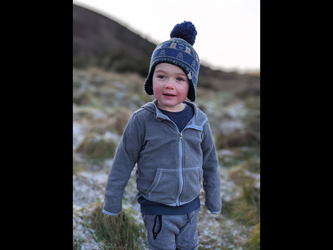
#> input picture 1.png, 333 x 250 px
$ python testeCommagens.py
#> lines starting #> are read from the running program, lines starting #| are printed output that depends on the picture
import numpy as np
import matplotlib.pyplot as plt
import matplotlib.animation as animation
from PIL import Image

# Função de interpolação linear
def linear_interpolation(j, x1, y1, x2, y2):
    x = x1 + (j+1) * (x2 - x1) / (num_frames_to_add  + 1)
    return y1 + (x - x1) * ((y2 - y1) / (x2 - x1))

# Frames originais (imagens)
image1 = Image.open("1.png") #seria o primeiro x,y
#> image1 is the input picture: PIL image 333x250 RGB; mean R, G, B 64.8, 66.5, 71
image2 = Image.open("2.png") #x2,y2
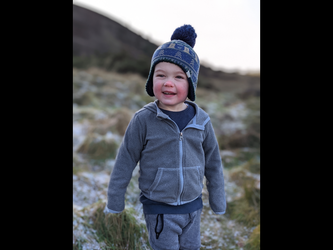
#> input picture 2.png, 333 x 250 px
#> image2 is the input picture: PIL image 333x250 RGB; mean R, G, B 65.1, 67, 71.6
image3 = Image.open("3.png") #x3, y3
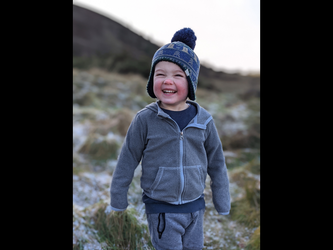
#> input picture 3.png, 333 x 250 px
#> image3 is the input picture: PIL image 333x250 RGB; mean R, G, B 65.2, 67.4, 72.2
#Eimage4 = Image.open("imagem4.jpg") #x4, y4


# Número de frames a adicionar entre cada par de frames originais
num_frames_to_add = 10


# Frames interpolados
interp_images = []
for i in range(num_frames_to_add):
    t = (i + 1) / (num_frames_to_add + 1)
    #t = linear_interpolation(j, )
    interp_image = Image.blend(image1, image2, t)
    interp_image2 = Image.blend(image2, image3, t)
    interp_image3 = Image.blend(image3, image2, t)
    interp_image4 = Image.blend(image2, image1, t)
    interp_images.append(interp_image)
    interp_images.append(interp_image2)
    interp_images.append(interp_image3)
    interp_images.append(interp_image4)
#> after the loop, interp_images = 40 items

# Função de atualização dos frames na animação
def update_frame(frame):
    plt.clf()

    # Plot da imagem original
    plt.imshow(image1)

    # Plot das imagens interpoladas
    if frame is not None:
        for i in range(frame + 1):
            plt.imshow(interp_images[i], alpha=0.9)

    # Configurações de plotagem
    plt.axis('off')

# Configuração da animação
fig = plt.figure()
ani = animation.FuncAnimation(fig, update_frame, frames=len(interp_images), interval=100)

# Exibição da animaçãoimage.png
plt.show()
